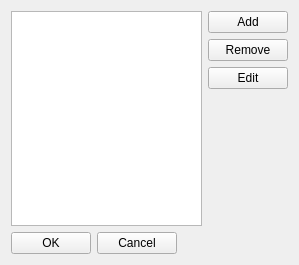
<?xml version="1.0" encoding="UTF-8"?>
<ui version="4.0">
 <class>ProcList</class>
 <widget class="QWidget" name="ProcList">
  <property name="windowModality">
   <enum>Qt::ApplicationModal</enum>
  </property>
  <property name="geometry">
   <rect>
    <x>0</x>
    <y>0</y>
    <width>299</width>
    <height>265</height>
   </rect>
  </property>
  <property name="windowTitle">
   <string>Procedure List</string>
  </property>
  <layout class="QGridLayout" name="gridLayout">
   <item row="0" column="0" rowspan="2" colspan="2">
    <widget class="QListWidget" name="procList"/>
   </item>
   <item row="0" column="2">
    <layout class="QVBoxLayout" name="verticalLayout">
     <item>
      <widget class="QPushButton" name="addButton">
       <property name="text">
        <string>Add</string>
       </property>
      </widget>
     </item>
     <item>
      <widget class="QPushButton" name="removeButton">
       <property name="text">
        <string>Remove</string>
       </property>
      </widget>
     </item>
     <item>
      <widget class="QPushButton" name="editButton">
       <property name="text">
        <string>Edit</string>
       </property>
      </widget>
     </item>
    </layout>
   </item>
   <item row="1" column="2">
    <spacer name="verticalSpacer">
     <property name="orientation">
      <enum>Qt::Vertical</enum>
     </property>
     <property name="sizeHint" stdset="0">
      <size>
       <width>20</width>
       <height>124</height>
      </size>
     </property>
    </spacer>
   </item>
   <item row="2" column="0">
    <layout class="QHBoxLayout" name="horizontalLayout">
     <item>
      <widget class="QPushButton" name="okButton">
       <property name="text">
        <string>OK</string>
       </property>
      </widget>
     </item>
     <item>
      <widget class="QPushButton" name="cancelButton">
       <property name="text">
        <string>Cancel</string>
       </property>
      </widget>
     </item>
    </layout>
   </item>
   <item row="2" column="1" colspan="2">
    <spacer name="horizontalSpacer">
     <property name="orientation">
      <enum>Qt::Horizontal</enum>
     </property>
     <property name="sizeHint" stdset="0">
      <size>
       <width>114</width>
       <height>20</height>
      </size>
     </property>
    </spacer>
   </item>
  </layout>
 </widget>
 <resources/>
 <connections/>
</ui>
